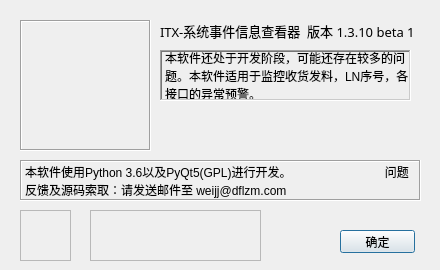
<?xml version="1.0" encoding="UTF-8"?>
<ui version="4.0">
 <class>Dialog</class>
 <widget class="QDialog" name="Dialog">
  <property name="geometry">
   <rect>
    <x>0</x>
    <y>0</y>
    <width>440</width>
    <height>270</height>
   </rect>
  </property>
  <property name="minimumSize">
   <size>
    <width>440</width>
    <height>270</height>
   </size>
  </property>
  <property name="maximumSize">
   <size>
    <width>440</width>
    <height>270</height>
   </size>
  </property>
  <property name="windowTitle">
   <string>关于本软件</string>
  </property>
  <widget class="QLabel" name="label">
   <property name="geometry">
    <rect>
     <x>20</x>
     <y>20</y>
     <width>131</width>
     <height>131</height>
    </rect>
   </property>
   <property name="frameShape">
    <enum>QFrame::Box</enum>
   </property>
   <property name="frameShadow">
    <enum>QFrame::Sunken</enum>
   </property>
   <property name="text">
    <string/>
   </property>
   <property name="pixmap">
    <pixmap resource="UI_aboutRcc.qrc">:/pic/image/about2.jpg</pixmap>
   </property>
   <property name="scaledContents">
    <bool>true</bool>
   </property>
  </widget>
  <widget class="QLabel" name="label_2">
   <property name="geometry">
    <rect>
     <x>160</x>
     <y>20</y>
     <width>271</width>
     <height>21</height>
    </rect>
   </property>
   <property name="font">
    <font>
     <family>微软雅黑</family>
     <pointsize>10</pointsize>
    </font>
   </property>
   <property name="text">
    <string>ITX-系统事件信息查看器  版本 1.3.10 beta 1</string>
   </property>
  </widget>
  <widget class="QLabel" name="label_3">
   <property name="geometry">
    <rect>
     <x>20</x>
     <y>160</y>
     <width>401</width>
     <height>41</height>
    </rect>
   </property>
   <property name="frameShape">
    <enum>QFrame::Box</enum>
   </property>
   <property name="frameShadow">
    <enum>QFrame::Sunken</enum>
   </property>
   <property name="text">
    <string>本软件使用Python 3.6以及PyQt5(GPL)进行开发。                            问题反馈及源码索取：请发送邮件至 weijj@dflzm.com</string>
   </property>
   <property name="scaledContents">
    <bool>true</bool>
   </property>
   <property name="wordWrap">
    <bool>true</bool>
   </property>
  </widget>
  <widget class="QLabel" name="label_4">
   <property name="geometry">
    <rect>
     <x>20</x>
     <y>210</y>
     <width>51</width>
     <height>51</height>
    </rect>
   </property>
   <property name="frameShape">
    <enum>QFrame::StyledPanel</enum>
   </property>
   <property name="text">
    <string/>
   </property>
   <property name="pixmap">
    <pixmap resource="UI_aboutRcc.qrc">:/pic/image/about1.jpg</pixmap>
   </property>
   <property name="scaledContents">
    <bool>true</bool>
   </property>
  </widget>
  <widget class="QPushButton" name="pushButton">
   <property name="geometry">
    <rect>
     <x>340</x>
     <y>230</y>
     <width>75</width>
     <height>23</height>
    </rect>
   </property>
   <property name="text">
    <string>确定</string>
   </property>
  </widget>
  <widget class="QLabel" name="label_5">
   <property name="geometry">
    <rect>
     <x>90</x>
     <y>210</y>
     <width>171</width>
     <height>51</height>
    </rect>
   </property>
   <property name="frameShape">
    <enum>QFrame::StyledPanel</enum>
   </property>
   <property name="text">
    <string/>
   </property>
   <property name="pixmap">
    <pixmap resource="UI_aboutRcc.qrc">:/pic/image/公司LOGO-透明.png</pixmap>
   </property>
   <property name="scaledContents">
    <bool>true</bool>
   </property>
  </widget>
  <widget class="QLabel" name="label_6">
   <property name="geometry">
    <rect>
     <x>160</x>
     <y>50</y>
     <width>251</width>
     <height>51</height>
    </rect>
   </property>
   <property name="frameShape">
    <enum>QFrame::WinPanel</enum>
   </property>
   <property name="frameShadow">
    <enum>QFrame::Sunken</enum>
   </property>
   <property name="text">
    <string>本软件还处于开发阶段，可能还存在较多的问题。本软件适用于监控收货发料，LN序号，各接口的异常预警。</string>
   </property>
   <property name="wordWrap">
    <bool>true</bool>
   </property>
  </widget>
 </widget>
 <resources>
  <include location="UI_aboutRcc.qrc"/>
 </resources>
 <connections>
  <connection>
   <sender>pushButton</sender>
   <signal>clicked()</signal>
   <receiver>Dialog</receiver>
   <slot>close()</slot>
   <hints>
    <hint type="sourcelabel">
     <x>413</x>
     <y>291</y>
    </hint>
    <hint type="destinationlabel">
     <x>322</x>
     <y>288</y>
    </hint>
   </hints>
  </connection>
 </connections>
</ui>
